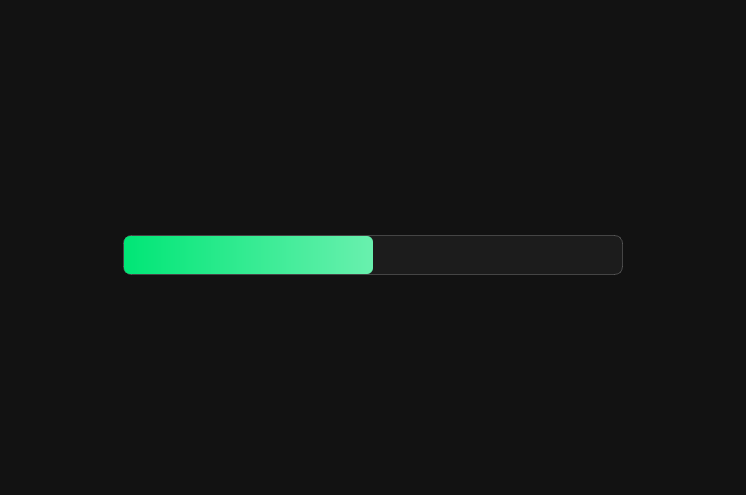
<?xml version="1.0" encoding="UTF-8"?>
<ui version="4.0">
 <class>LoadingScreen</class>
 <widget class="QWidget" name="LoadingScreen">
  <property name="geometry">
   <rect>
    <x>0</x>
    <y>0</y>
    <width>746</width>
    <height>495</height>
   </rect>
  </property>
  <property name="styleSheet">
   <string notr="true">background-color: #121212;</string>
  </property>
  <layout class="QVBoxLayout">
   <property name="spacing">
    <number>0</number>
   </property>
   <property name="leftMargin">
    <number>0</number>
   </property>
   <property name="topMargin">
    <number>0</number>
   </property>
   <property name="rightMargin">
    <number>0</number>
   </property>
   <property name="bottomMargin">
    <number>0</number>
   </property>
   <item>
    <widget class="QWidget" name="fade_parent" native="true">
     <layout class="QVBoxLayout" name="verticalLayout_2">
      <property name="spacing">
       <number>0</number>
      </property>
      <property name="leftMargin">
       <number>0</number>
      </property>
      <property name="topMargin">
       <number>0</number>
      </property>
      <property name="rightMargin">
       <number>0</number>
      </property>
      <property name="bottomMargin">
       <number>0</number>
      </property>
      <item alignment="Qt::AlignLeft|Qt::AlignTop">
       <widget class="QLabel" name="logo">
        <property name="text">
         <string/>
        </property>
        <property name="alignment">
         <set>Qt::AlignLeading|Qt::AlignLeft|Qt::AlignTop</set>
        </property>
        <property name="margin">
         <number>30</number>
        </property>
       </widget>
      </item>
      <item>
       <layout class="QVBoxLayout" name="verticalLayout" stretch="1,0,1">
        <property name="spacing">
         <number>15</number>
        </property>
        <property name="sizeConstraint">
         <enum>QLayout::SetNoConstraint</enum>
        </property>
        <item alignment="Qt::AlignHCenter|Qt::AlignBottom">
         <widget class="QLabel" name="stage">
          <property name="sizePolicy">
           <sizepolicy hsizetype="Minimum" vsizetype="Minimum">
            <horstretch>0</horstretch>
            <verstretch>0</verstretch>
           </sizepolicy>
          </property>
          <property name="styleSheet">
           <string notr="true">background-color: transparent; color: #FFFFFF; font: 600 20pt &quot;Segoe UI&quot;, &quot;Inter&quot;, sans-serif; letter-spacing: 1px;</string>
          </property>
          <property name="text">
           <string></string>
          </property>
         </widget>
        </item>
        <item alignment="Qt::AlignHCenter|Qt::AlignTop">
         <widget class="QProgressBar" name="progress_bar">
          <property name="sizePolicy">
           <sizepolicy hsizetype="Expanding" vsizetype="Preferred">
            <horstretch>0</horstretch>
            <verstretch>0</verstretch>
           </sizepolicy>
          </property>
          <property name="minimumSize">
           <size>
            <width>500</width>
            <height>40</height>
           </size>
          </property>
          <property name="styleSheet">
           <string notr="true">QProgressBar {
background-color: rgba(30, 30, 30, 0.8);
border: 1px solid rgba(255, 255, 255, 0.2);
border-radius: 8px;
color: white;
text-align: center;
}
QProgressBar::chunk {
background-color: qlineargradient(spread:pad, x1:0, y1:0, x2:1, y2:0, stop:0 rgba(0, 230, 118, 255), stop:1 rgba(105, 240, 174, 255));
border-radius: 6px;
}</string>
          </property>
          <property name="value">
           <number>50</number>
          </property>
          <property name="textVisible">
           <bool>false</bool>
          </property>
          <property name="format">
           <string></string>
          </property>
         </widget>
        </item>
        <item alignment="Qt::AlignHCenter|Qt::AlignTop">
         <widget class="QLabel" name="value">
          <property name="toolTip">
           <string notr="true"/>
          </property>
          <property name="styleSheet">
           <string notr="true">background-color: transparent; color: #B0B0B0; font: 400 14pt &quot;Segoe UI&quot;, &quot;Inter&quot;, sans-serif;</string>
          </property>
          <property name="text">
           <string></string>
          </property>
         </widget>
        </item>
       </layout>
      </item>
      
     </layout>
    </widget>
   </item>
  </layout>
 </widget>
 <resources/>
 <connections/>
</ui>
